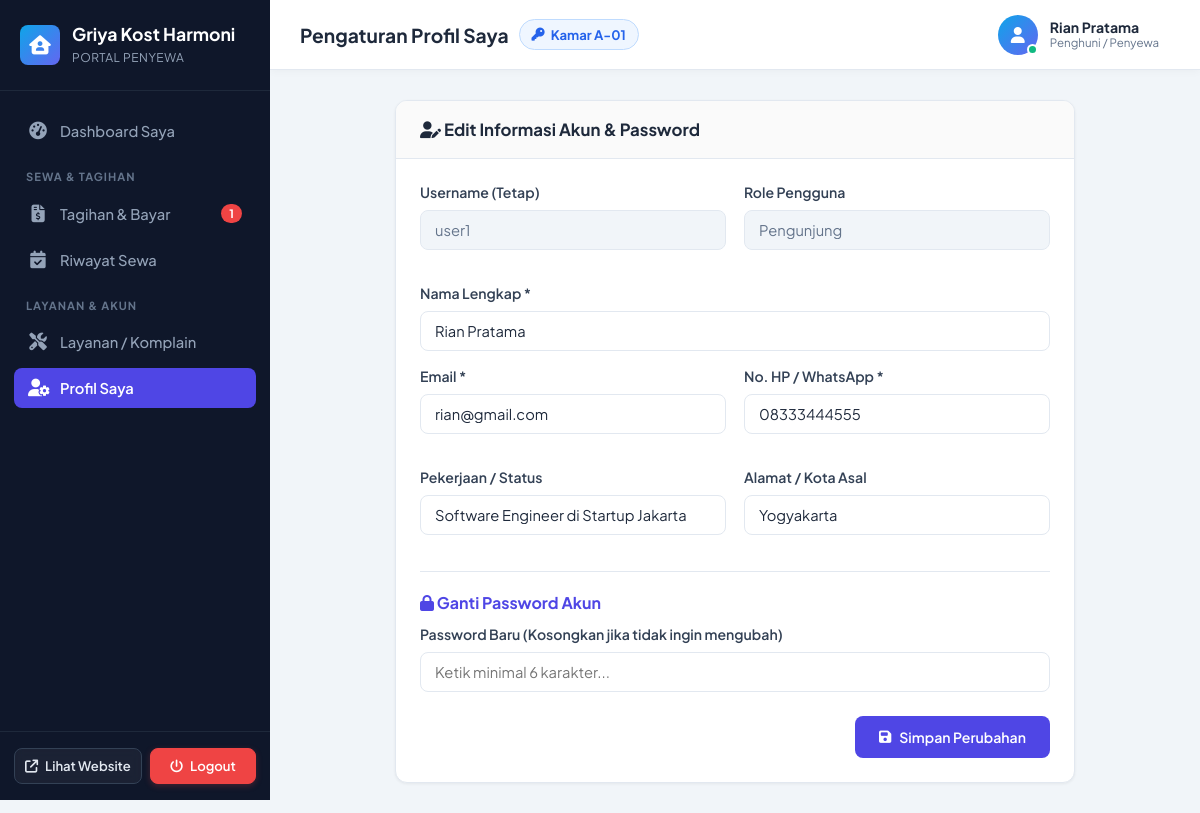
Page /user/profil.php (signed in) on the committed database.
### tables this page shows
CREATE TABLE `tbl_pengaturan` (
  `id` int(11) NOT NULL AUTO_INCREMENT,
  `nama_kost` varchar(100) NOT NULL DEFAULT 'Griya Kost Harmoni',
  `slogan` varchar(255) DEFAULT 'Hunian Modern, Bersih, Nyaman, Aman, dan Strategis',
  `logo` varchar(255) DEFAULT 'logo.png',
  `banner` varchar(255) DEFAULT 'banner.jpg',
  `deskripsi` text DEFAULT NULL,
  `alamat` text DEFAULT NULL,
  `kota` varchar(100) DEFAULT 'Jakarta Selatan',
  `no_telepon` varchar(20) DEFAULT '021-88997766',
  `no_wa` varchar(20) DEFAULT '081234567890',
  `email` varchar(100) DEFAULT 'kontak@griyakostharmoni.com',
  `nama_bank` varchar(50) DEFAULT 'Bank BCA',
  `no_rekening` varchar(50) DEFAULT '8830129841',
  `atas_nama` varchar(100) DEFAULT 'Griya Kost Harmoni',
  `qris_image` varchar(255) DEFAULT NULL,
  `updated_at` timestamp NOT NULL DEFAULT CURRENT_TIMESTAMP ON UPDATE CURRENT_TIMESTAMP,
  PRIMARY KEY (`id`)
);

CREATE TABLE `tbl_booking` (
  `id_booking` int(11) NOT NULL AUTO_INCREMENT,
  `kode_booking` varchar(30) NOT NULL UNIQUE,
  `id_user` int(11) NOT NULL,
  `id_kamar` int(11) NOT NULL,
  `tgl_booking` timestamp NOT NULL DEFAULT CURRENT_TIMESTAMP,
  `tgl_mulai_sewa` date NOT NULL,
  `durasi_bulan` int(11) NOT NULL DEFAULT 1,
  `tgl_selesai_sewa` date NOT NULL,
  `total_biaya` decimal(12,2) NOT NULL,
  `catatan` text DEFAULT NULL,
  `status_booking` enum('pending','disetujui','ditolak','aktif','selesai','dibatalkan') NOT NULL DEFAULT 'pending',
  `diverifikasi_oleh` int(11) DEFAULT NULL,
  `tgl_verifikasi` datetime DEFAULT NULL,
  PRIMARY KEY (`id_booking`),
  KEY `fk_booking_user` (`id_user`),
  KEY `fk_booking_kamar` (`id_kamar`),
  CONSTRAINT `fk_booking_user` FOREIGN KEY (`id_user`) REFERENCES `tbl_users` (`id_user`) ON DELETE CASCADE,
  CONSTRAINT `fk_booking_kamar` FOREIGN KEY (`id_kamar`) REFERENCES `tbl_kamar` (`id_kamar`) ON DELETE CASCADE
);

CREATE TABLE `tbl_kamar` (
  `id_kamar` int(11) NOT NULL AUTO_INCREMENT,
  `id_kategori` int(11) NOT NULL,
  `nomor_kamar` varchar(20) NOT NULL UNIQUE,
  `nama_kamar` varchar(100) NOT NULL,
  `lantai` int(11) NOT NULL DEFAULT 1,
  `ukuran` varchar(20) NOT NULL DEFAULT '3x4 meter',
  `harga_per_bulan` decimal(12,2) NOT NULL,
  `harga_per_tahun` decimal(12,2) DEFAULT NULL,
  `harga_per_hari` decimal(12,2) DEFAULT NULL,
  `status` enum('tersedia','terisi','renovasi') NOT NULL DEFAULT 'tersedia',
  `foto_utama` varchar(255) DEFAULT 'kamar_default.jpg',
  `deskripsi` text DEFAULT NULL,
  `created_at` timestamp NOT NULL DEFAULT CURRENT_TIMESTAMP,
  PRIMARY KEY (`id_kamar`),
  KEY `fk_kamar_kategori` (`id_kategori`),
  CONSTRAINT `fk_kamar_kategori` FOREIGN KEY (`id_kategori`) REFERENCES `tbl_kategori_kamar` (`id_kategori`) ON DELETE CASCADE
);

CREATE TABLE `tbl_users` (
  `id_user` int(11) NOT NULL AUTO_INCREMENT,
  `username` varchar(50) NOT NULL UNIQUE,
  `password` varchar(255) NOT NULL,
  `nama_lengkap` varchar(100) NOT NULL,
  `email` varchar(100) NOT NULL UNIQUE,
  `no_hp` varchar(20) NOT NULL,
  `role` enum('admin','petugas','pengunjung') NOT NULL DEFAULT 'pengunjung',
  `foto` varchar(255) DEFAULT 'default_user.png',
  `alamat_asal` text DEFAULT NULL,
  `pekerjaan` varchar(100) DEFAULT 'Mahasiswa / Karyawan',
  `no_ktp` varchar(30) DEFAULT NULL,
  `status_aktif` enum('aktif','nonaktif') NOT NULL DEFAULT 'aktif',
  `created_at` timestamp NOT NULL DEFAULT CURRENT_TIMESTAMP,
  PRIMARY KEY (`id_user`)
);

### config/helper.php (called while the page is built, shortened)
<?php
function get_profil_kost($conn) {
    $q = mysqli_query($conn, "SELECT * FROM tbl_pengaturan WHERE id = 1 LIMIT 1");
    if ($q && mysqli_num_rows($q) > 0) {
        return mysqli_fetch_assoc($q);
    }
    return [
        'nama_kost' => 'Griya Kost Harmoni',
        'slogan' => 'Hunian Nyaman & Strategis',
        'logo' => 'logo_default.png',
        'banner' => 'banner_default.jpg',
        'deskripsi' => 'Kost eksklusif fasilitas lengkap',
        'alamat' => 'Jl. Flamboyan No. 45',
        'kota' => 'Jakarta Selatan',
        'no_telepon' => '021-88997766',
        'no_wa' => '081234567890',
        'email' => 'kontak@griyakost.com',
        'nama_bank' => 'Bank BCA',
        'no_rekening' => '8830129841',
        'atas_nama' => 'Griya Kost Harmoni',
        'qris_image' => null
    ];
}
function get_current_user_data($conn) {
    $id = (int)$_SESSION['user_id'];
    $q = mysqli_query($conn, "SELECT * FROM tbl_users WHERE id_user = $id LIMIT 1");
    return ($q && mysqli_num_rows($q) > 0) ? mysqli_fetch_assoc($q) : null;
}
?>

### user/profil.php (the view, shortened to what this page needs)
<?php
require_once __DIR__ . '/../koneksi.php';
require_once __DIR__ . '/../config/helper.php';
$user = get_current_user_data($conn);
$page_title = "Pengaturan Profil Saya";
require_once __DIR__ . '/header.php';
?>
<div class="card" style="max-width: 680px; margin: 0 auto;">
    <div class="card-header">
        <h3 class="card-title"><i class="fa-solid fa-user-pen"></i> Edit Informasi Akun & Password</h3>
    </div>
    <div class="card-body">
        <form action="profil.php" method="POST">
            <div class="form-row">
                <div class="form-group">
                    <label>Username (Tetap)</label>
                    <input type="text" class="form-control" value="<?= htmlspecialchars($user['username']) ?>" disabled style="background: var(--adm-bg); color: var(--adm-muted);">
                </div>
                <div class="form-group">
                    <label>Role Pengguna</label>
                    <input type="text" class="form-control" value="<?= ucfirst($user['role']) ?>" disabled style="background: var(--adm-bg); color: var(--adm-muted);">
                </div>
            </div>
            <div class="form-group">
                <label>Nama Lengkap *</label>
                <input type="text" name="nama_lengkap" class="form-control" required value="<?= htmlspecialchars($user['nama_lengkap']) ?>">
            </div>
            <div class="form-row">
                <div class="form-group">
                    <label>Email *</label>
                    <input type="email" name="email" class="form-control" required value="<?= htmlspecialchars($user['email']) ?>">
                </div>
                <div class="form-group">
                    <label>No. HP / WhatsApp *</label>
                    <input type="tel" name="no_hp" class="form-control" required value="<?= htmlspecialchars($user['no_hp']) ?>">
                </div>
            </div>
            <div class="form-row">
                <div class="form-group">
                    <label>Pekerjaan / Status</label>
                    <input type="text" name="pekerjaan" class="form-control" value="<?= htmlspecialchars($user['pekerjaan'] ?? '') ?>">
                </div>
                <div class="form-group">
                    <label>Alamat / Kota Asal</label>
                    <input type="text" name="alamat_asal" class="form-control" value="<?= htmlspecialchars($user['alamat_asal'] ?? '') ?>">
                </div>
            </div>
            <hr style="border: 0; border-top: 1px solid var(--adm-border); margin: 20px 0;">
            <h4 style="margin-bottom: 12px; font-size: 1rem; color: var(--adm-primary);"><i class="fa-solid fa-lock"></i> Ganti Password Akun</h4>
            <div class="form-group">
                <label>Password Baru (Kosongkan jika tidak ingin mengubah)</label>
                <input type="password" name="password_baru" class="form-control" placeholder="Ketik minimal 6 karakter...">
            </div>
            <div style="margin-top: 24px; display: flex; justify-content: flex-end;">
                <button type="submit" name="btn_update_user_profil" class="btn btn-primary" style="padding: 12px 24px;">
                    <i class="fa-solid fa-floppy-disk"></i> Simpan Perubahan
                </button>
            </div>
        </form>
    </div>
</div>
<?php require_once __DIR__ . '/footer.php'; ?>

### user/header.php (shortened to what this page needs)
<?php
require_once __DIR__ . '/../koneksi.php';
require_once __DIR__ . '/../config/helper.php';
$profil = get_profil_kost($conn);
$curr_user = get_current_user_data($conn);
$id_u = (int)$_SESSION['user_id'];
$q_tag_count = mysqli_query($conn, "SELECT COUNT(*) as tot FROM tbl_tagihan_pembayaran WHERE id_user = $id_u AND status_pembayaran = 'belum_bayar'");
$tagihan_unpaid = mysqli_fetch_assoc($q_tag_count)['tot'] ?? 0;
$q_kamar_user = mysqli_query($conn, "SELECT b.id_booking, k.nomor_kamar, k.nama_kamar
                                    FROM tbl_booking b
                                    JOIN tbl_kamar k ON b.id_kamar = k.id_kamar
                                    WHERE b.id_user = $id_u AND b.status_booking = 'aktif'
                                    LIMIT 1");
$kamar_saya = mysqli_fetch_assoc($q_kamar_user);
$current_page = basename($_SERVER['PHP_SELF']);
?>
<!DOCTYPE html>
<html lang="id">
<head>
    <link rel="stylesheet" href="../assets/css/admin.css?v=<?= time() ?>">
    <link rel="stylesheet" href="https://cdnjs.cloudflare.com/ajax/libs/font-awesome/6.4.0/css/all.min.css">
</head>
<body>
<div class="admin-layout">
    <aside class="sidebar">
        <div class="sidebar-header">
            <div class="sidebar-logo-icon" style="background: linear-gradient(135deg, #0ea5e9, #6366f1);">
                <i class="fa-solid fa-house-user"></i>
            </div>
            <div>
                <h2 class="sidebar-title"><?= htmlspecialchars($profil['nama_kost']) ?></h2>
                <span class="sidebar-subtitle">Portal Penyewa</span>
            </div>
        </div>
        <ul class="sidebar-menu">
            <li class="sidebar-item <?= $current_page == 'index.php' ? 'active' : '' ?>">
                <a href="index.php"><i class="fa-solid fa-gauge-high"></i> Dashboard Saya</a>
            </li>
            <li class="menu-category">Sewa & Tagihan</li>
            <li class="sidebar-item <?= in_array($current_page, ['tagihan_saya.php', 'bayar_upload.php']) ? 'active' : '' ?>">
                <a href="tagihan_saya.php">
                    <i class="fa-solid fa-file-invoice-dollar"></i> Tagihan & Bayar
                    <?php if ($tagihan_unpaid > 0): ?>
                        <span class="sidebar-badge"><?= $tagihan_unpaid ?></span>
                    <?php endif; ?>
                </a>
            </li>
            <li class="sidebar-item <?= $current_page == 'booking_saya.php' ? 'active' : '' ?>">
                <a href="booking_saya.php"><i class="fa-solid fa-calendar-check"></i> Riwayat Sewa</a>
            </li>
            <li class="menu-category">Layanan & Akun</li>
            <li class="sidebar-item <?= $current_page == 'komplain.php' ? 'active' : '' ?>">
                <a href="komplain.php">
                    <i class="fa-solid fa-screwdriver-wrench"></i> Layanan / Komplain
                </a>
            </li>
            <li class="sidebar-item <?= $current_page == 'profil.php' ? 'active' : '' ?>">
                <a href="profil.php"><i class="fa-solid fa-user-gear"></i> Profil Saya</a>
            </li>
        </ul>
        <div class="sidebar-footer" style="padding: 16px 14px; border-top: 1px solid #1e293b; display: flex; align-items: center; gap: 8px;">
            <a href="../index.php" target="_blank" class="btn btn-sidebar-web" style="flex: 1; display: inline-flex; align-items: center; justify-content: center; gap: 7px; padding: 9px 10px; font-size: 0.82rem; font-weight: 600; text-decoration: none; border-radius: 8px; background: rgba(255, 255, 255, 0.05); color: #e2e8f0; border: 1px solid #334155;" title="Buka Halaman Depan Website">
                <i class="fa-solid fa-arrow-up-right-from-square"></i> Lihat Website
            </a>
            <a href="../logout.php" class="btn btn-sidebar-logout" style="flex: 1; display: inline-flex; align-items: center; justify-content: center; gap: 7px; padding: 9px 10px; font-size: 0.82rem; font-weight: 600; text-decoration: none; border-radius: 8px; background: #ef4444; color: #ffffff; border: 1px solid #ef4444;" title="Keluar dari Panel Penyewa">
                <i class="fa-solid fa-power-off"></i> Logout
            </a>
        </div>
    </aside>
    <div class="main-wrapper">
        <header class="topbar">
            <div class="topbar-left">
                <div class="topbar-title">
                    <span><?= isset($page_title) ? $page_title : 'Dashboard Penyewa' ?></span>
                    <?php if ($kamar_saya): ?>
                        <span class="topbar-room-pill" title="Kamar Aktif Anda">
                            <i class="fa-solid fa-key"></i> Kamar <?= htmlspecialchars($kamar_saya['nomor_kamar']) ?>
                        </span>
                    <?php endif; ?>
                </div>
            </div>
            <div class="topbar-right">
                <div class="user-profile-btn" style="cursor: default;">
                    <div class="user-avatar" style="background: linear-gradient(135deg, #0ea5e9, #6366f1); color: #ffffff;">
                        <i class="fa-solid fa-user"></i>
                        <span class="status-pulse-dot"></span>
                    </div>
                    <div class="user-info">
                        <span class="user-name"><?= htmlspecialchars($curr_user['nama_lengkap'] ?? 'Penyewa') ?></span>
                        <span class="user-role-badge">Penghuni / Penyewa</span>
                    </div>
                </div>
            </div>
        </header>
        <main class="page-content">

### rows in the picture
tbl_pengaturan: nama_kost "Griya Kost Harmoni"
tbl_booking: id_kamar.nomor_kamar "A-01"
tbl_users: nama_lengkap "Rian Pratama", username "user1", role "Pengunjung", email "rian@gmail.com", no_hp "08333444555", pekerjaan "Software Engineer di Startup Jakarta", alamat_asal "Yogyakarta"

### other values in the picture
$tagihan_unpaid "1"
$page_title "Pengaturan Profil Saya"
